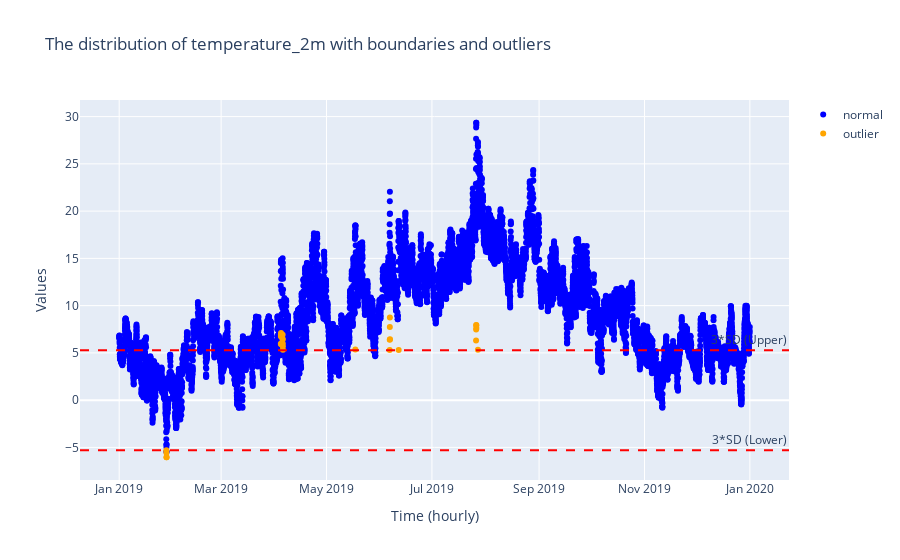

Notebook code for this chart:
### Code cell
fig.show()

### Figure 1 — Plotly figure (JSON) as saved in the notebook; plotly's stock layout.template omitted (floating-point values rounded to 4 significant figures; data arrays with more than 128 entries replaced by an {"elided": "..."} marker saying what was removed)
{"data": [{"marker": {"color": "blue"}, "mode": "markers", "name": "normal", "type": "scatter", "x": {"elided": "8760 str values"}, "y": {"elided": "8760 float values"}}, {"marker": {"color": "orange"}, "mode": "markers", "name": "outlier", "type": "scatter", "x": ["2019-01-28T07:00:00.000000000", "2019-01-28T08:00:00.000000000", "2019-01-28T09:00:00.000000000", "2019-01-28T10:00:00.000000000", "2019-04-04T13:00:00.000000000", "2019-04-04T14:00:00.000000000", "2019-04-04T15:00:00.000000000", "2019-04-04T16:00:00.000000000", "2019-04-04T17:00:00.000000000", "2019-04-04T18:00:00.000000000", "2019-04-05T13:00:00.000000000", "2019-04-05T14:00:00.000000000", "2019-04-05T15:00:00.000000000", "2019-04-05T16:00:00.000000000", "2019-04-05T17:00:00.000000000", "2019-04-05T18:00:00.000000000", "2019-05-17T16:00:00.000000000", "2019-06-06T13:00:00.000000000", "2019-06-06T14:00:00.000000000", "2019-06-06T15:00:00.000000000", "2019-06-06T16:00:00.000000000", "2019-06-06T17:00:00.000000000", "2019-06-11T18:00:00.000000000", "2019-07-26T13:00:00.000000000", "2019-07-26T14:00:00.000000000", "2019-07-26T15:00:00.000000000", "2019-07-26T16:00:00.000000000", "2019-07-26T17:00:00.000000000", "2019-07-27T15:00:00.000000000"], "y": [-5.314, -5.553, -6.042, -6.032, 5.957, 6.785, 6.964, 7.093, 6.723, 5.903, 6.426, 6.918, 6.46, 6.003, 5.696, 5.34, 5.354, 5.293, 6.394, 7.746, 8.748, 6.45, 5.303, 6.319, 7.483, 7.947, 7.913, 7.629, 5.335]}], "layout": {"annotations": [{"showarrow": false, "text": "3*SD (Upper)", "x": 1, "xanchor": "right", "xref": "x domain", "y": 5.288, "yanchor": "bottom", "yref": "y"}, {"showarrow": false, "text": "3*SD (Lower)", "x": 1, "xanchor": "right", "xref": "x domain", "y": -5.313, "yanchor": "bottom", "yref": "y"}], "shapes": [{"line": {"color": "red", "dash": "dash"}, "type": "line", "x0": 0, "x1": 1, "xref": "x domain", "y0": 5.288, "y1": 5.288, "yref": "y"}, {"line": {"color": "red", "dash": "dash"}, "type": "line", "x0": 0, "x1": 1, "xref": "x domain", "y0": -5.313, "y1": -5.313, "yref": "y"}], "title": {"text": "The distribution of temperature_2m with boundaries and outliers"}, "xaxis": {"title": {"text": "Time (hourly)"}}, "yaxis": {"title": {"text": "Values"}}}}
